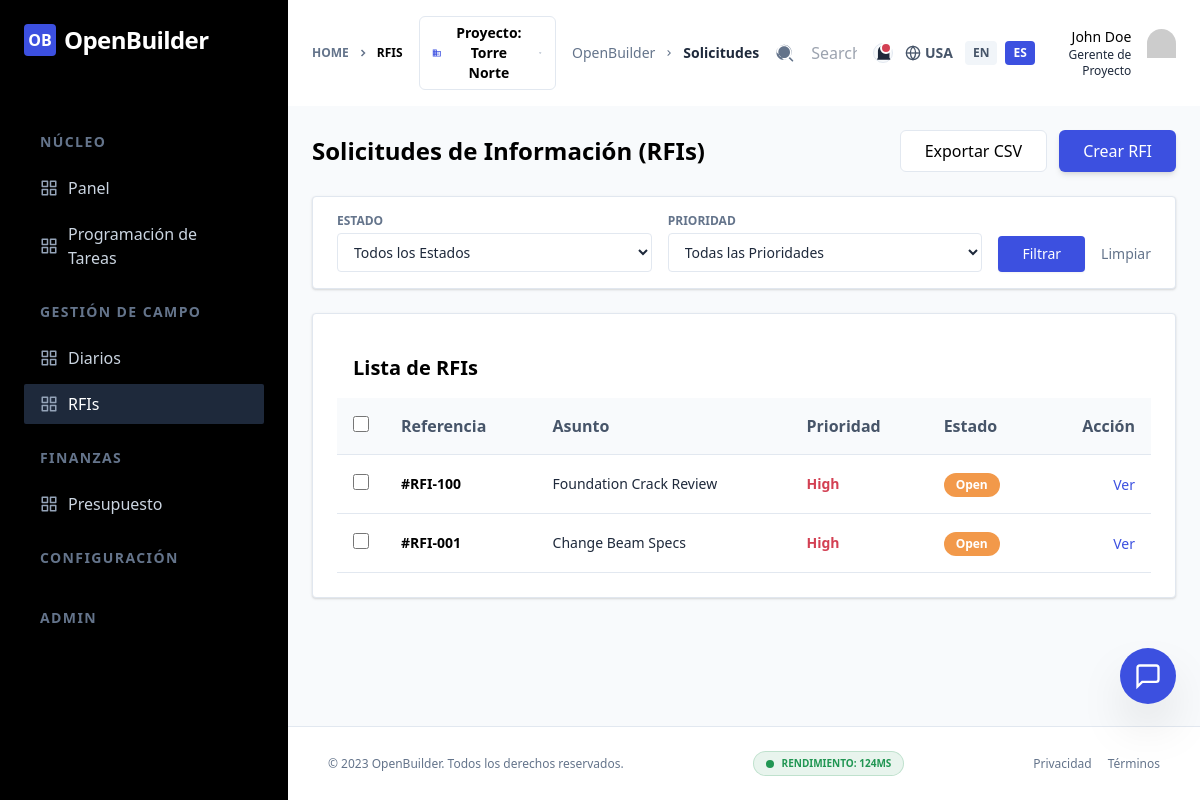
The app's page /?page=rfis&lang=es (signed in), older data.
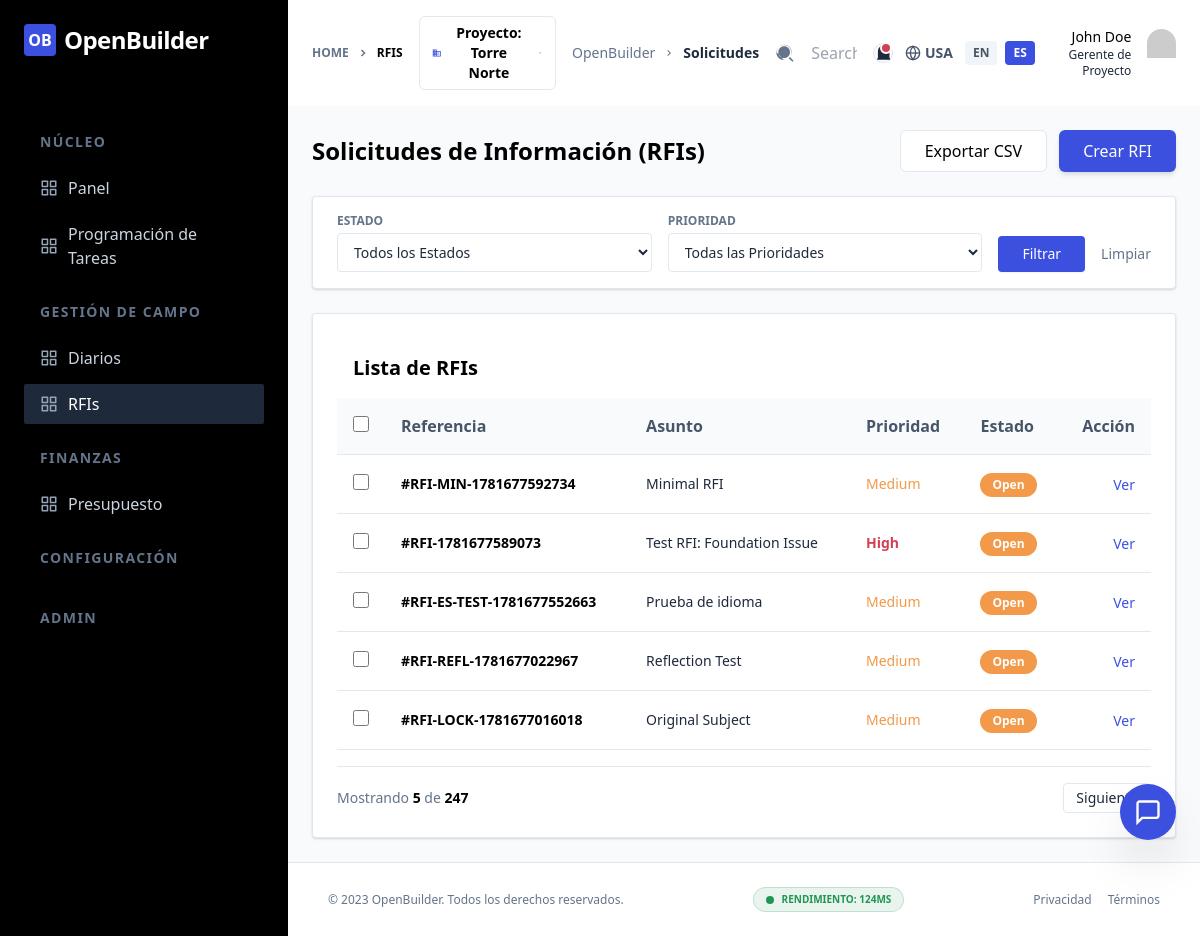
The same page, newer data.
### tables this page shows
CREATE TABLE rfis (
                id INTEGER PRIMARY KEY AUTOINCREMENT,
                ref_number TEXT NOT NULL,
                subject TEXT NOT NULL,
                status TEXT NOT NULL DEFAULT 'Open',
                priority TEXT NOT NULL DEFAULT 'Medium',
                due_date TEXT NOT NULL,
                created_by INTEGER,
                created_at TEXT NOT NULL DEFAULT (datetime('now'))
            );

### src/app.php (called while the page is built, shortened)
<?php
function paginate_results($pdo, $query, $params = [], $per_page = 5) {
    $p = max(1, (int)($_GET['p'] ?? 1));
    $offset = ($p - 1) * $per_page;
    $count_query = preg_replace('/SELECT (.*) FROM/i', 'SELECT COUNT(*) FROM', $query);
    $count_query = preg_replace('/ORDER BY (.*)/i', '', $count_query);
    $stmt = $pdo->prepare($count_query);
    $stmt->execute($params);
    $total_items = $stmt->fetchColumn();
    $total_pages = ceil($total_items / $per_page);
    $paged_query = $query . " LIMIT :limit OFFSET :offset";
    $stmt = $pdo->prepare($paged_query);
    $stmt->bindValue(':limit', $per_page, PDO::PARAM_INT);
    $stmt->bindValue(':offset', $offset, PDO::PARAM_INT);
    $stmt->execute();
    return [
        'items' => $stmt->fetchAll(PDO::FETCH_ASSOC),
        'total_pages' => $total_pages,
        'current_page' => $p,
        'total_items' => $total_items
    ];
}

### templates/rfis.php (the view, shortened to what the changed rows need)
<?php
$query = "SELECT * FROM rfis WHERE 1=1";
$params = [];
$query .= " ORDER BY id DESC";
$pagination = paginate_results($pdo, $query, $params, 5);
$rfis = $pagination['items'];
function get_status_class($status) {
    switch ($status) {
        case 'Open': return 'bg-warning text-white';
    }
}
function get_priority_class($priority) {
    switch ($priority) {
        case 'High': return 'text-danger font-bold';
        case 'Medium': return 'text-warning';
    }
}
?>
<div class="mb-6 flex flex-col gap-3 sm:flex-row sm:items-center sm:justify-between">
    <h2 class="text-2xl font-bold text-black">
        <?php echo $lang === 'es' ? 'Solicitudes de Información (RFIs)' : 'Requests for Information (RFIs)'; ?>
    </h2>
</div>
<div class="card overflow-hidden">
    <div class="overflow-x-auto">
        <table class="w-full text-left border-collapse">
            <thead>
                <tr class="bg-slate-50 border-b border-stroke">
                    <th class="py-4 px-4 w-10">
                        <input type="checkbox" id="select-all" class="h-4 w-4 rounded border-stroke text-primary focus:ring-primary">
                    </th>
                    <th class="py-4 px-4 font-semibold text-slate-600"><?php echo $lang === 'es' ? 'Referencia' : 'Ref #'; ?></th>
                    <th class="py-4 px-4 font-semibold text-slate-600"><?php echo $lang === 'es' ? 'Asunto' : 'Subject'; ?></th>
                    <th class="py-4 px-4 font-semibold text-slate-600 hidden sm:table-cell"><?php echo $lang === 'es' ? 'Prioridad' : 'Priority'; ?></th>
                    <th class="py-4 px-4 font-semibold text-slate-600"><?php echo $lang === 'es' ? 'Estado' : 'Status'; ?></th>
                    <th class="py-4 px-4 font-semibold text-slate-600 text-right"><?php echo $lang === 'es' ? 'Acción' : 'Action'; ?></th>
                </tr>
            </thead>
            <tbody>
                <?php foreach ($rfis as $rfi): ?>
                <tr class="border-b border-stroke hover:bg-slate-50 transition-colors">
                    <td class="py-4 px-4">
                        <input type="checkbox" class="rfi-checkbox h-4 w-4 rounded border-stroke text-primary focus:ring-primary">
                    </td>
                    <td class="py-4 px-4 text-sm font-bold text-black">#<?php echo htmlspecialchars($rfi['ref_number']); ?></td>
                    <td class="py-4 px-4 text-sm"><?php echo htmlspecialchars($rfi['subject']); ?></td>
                    <td class="py-4 px-4 text-sm hidden sm:table-cell">
                        <span class="<?php echo get_priority_class($rfi['priority']); ?>">
                            <?php echo htmlspecialchars($rfi['priority']); ?>
                        </span>
                    </td>
                    <td class="py-4 px-4">
                        <span class="inline-flex rounded-full py-1 px-3 text-xs font-bold <?php echo get_status_class($rfi['status']); ?>">
                            <?php echo htmlspecialchars($rfi['status']); ?>
                        </span>
                    </td>
                    <td class="py-4 px-4 text-right">
                        <a href="?page=view_rfi&id=<?php echo $rfi['id']; ?>&lang=<?php echo $lang; ?>" class="text-primary hover:underline text-sm font-medium"><?php echo $lang === 'es' ? 'Ver' : 'View'; ?></a>
                    </td>
                </tr>
                <?php endforeach; ?>
            </tbody>
        </table>
    </div>
    <?php include __DIR__ . '/../layouts/pagination.php'; ?>
</div>

### layouts/sidebar.php (shortened to what the changed rows need)
<?php
$nav_json = file_get_contents(__DIR__ . '/../src/navigation.json');
$nav_groups = json_decode($nav_json, true);
?>
<aside id="sidebar" class="absolute left-0 top-0 z-999 flex h-screen w-72 flex-col overflow-y-hidden bg-black duration-300 ease-linear lg:static lg:translate-x-0 -translate-x-full" role="navigation" aria-label="Main Navigation">
    <div class="no-scrollbar flex flex-col overflow-y-auto duration-300 ease-linear">
        <nav class="mt-5 py-4 px-4 lg:mt-9 lg:px-6">
            <?php foreach ($nav_groups as $group): ?>
                <div class="mb-6">
                    <h3 class="mb-4 ml-4 text-sm font-semibold text-slate-500 uppercase tracking-widest">
                        <?php echo $lang === 'es' ? $group['group_es'] : $group['group_en']; ?>
                    </h3>
                    <ul class="flex flex-col gap-1.5">
                        <?php foreach ($group['items'] as $item):
                            if (!ModuleRegistry::isEnabled($item['id'])) continue;
                            $isActive = ($page === $item['id']);
                        ?>
                            <li>
                                <a href="?page=<?php echo $item['id']; ?>&lang=<?php echo $lang; ?>"
                                   class="group relative flex items-center gap-2.5 rounded-sm py-2 px-4 font-medium text-slate-300 duration-300 ease-in-out hover:bg-slate-800 <?php echo $isActive ? 'bg-slate-800 text-white' : ''; ?>">
                                    <span class="text-slate-400 group-hover:text-white">
                                    </span>
                                    <?php echo $lang === 'es' ? $item['name_es'] : $item['name_en']; ?>
                                </a>
                            </li>
                        <?php endforeach; ?>
                    </ul>
                </div>
            <?php endforeach; ?>
        </nav>
    </div>
</aside>

### layouts/pagination.php (shortened to what the changed rows need)
<?php if ($pagination['total_pages'] > 1): ?>
<div class="mt-4 flex items-center justify-between border-t border-stroke pt-4">
    <div class="text-sm text-slate-500">
        <?php echo $lang === 'es' ? 'Mostrando' : 'Showing'; ?>
        <span class="font-bold text-black"><?php echo count($pagination['items']); ?></span>
        <?php echo $lang === 'es' ? 'de' : 'of'; ?>
        <span class="font-bold text-black"><?php echo $pagination['total_items']; ?></span>
    </div>
    <div class="flex gap-2">
        <?php if ($pagination['current_page'] < $pagination['total_pages']): ?>
        <a href="?page=<?php echo $page; ?>&p=<?php echo $pagination['current_page'] + 1; ?>&lang=<?php echo $lang; ?>" class="px-3 py-1 border border-stroke rounded bg-white hover:bg-slate-50 text-sm font-medium">
            <?php echo $lang === 'es' ? 'Siguiente' : 'Next'; ?>
        </a>
        <?php endif; ?>
    </div>
</div>
<?php endif; ?>

Row changes from the older to the newer data that the page shows:
no longer on this page (row edited): rfis: ref_number "RFI-100", subject "Foundation Crack Review", priority "High", status "Open"
no longer on this page (row edited): rfis: ref_number "RFI-001", subject "Change Beam Specs", priority "High", status "Open"
added rfis: ref_number "RFI-MIN-1781677592734", subject "Minimal RFI", priority "Medium", status "Open"
added rfis: ref_number "RFI-1781677589073", subject "Test RFI: Foundation Issue", priority "High", status "Open"
added rfis: ref_number "RFI-ES-TEST-1781677552663", subject "Prueba de idioma", priority "Medium", status "Open"
added rfis: ref_number "RFI-REFL-1781677022967", subject "Reflection Test", priority "Medium", status "Open"
added rfis: ref_number "RFI-LOCK-1781677016018", subject "Original Subject", priority "Medium", status "Open"
Text that changed along with them:
count($pagination['items']): (not shown) → "5"
$pagination['total_items']: (not shown) → "247"
text now shown: "Mostrando de Siguiente"
